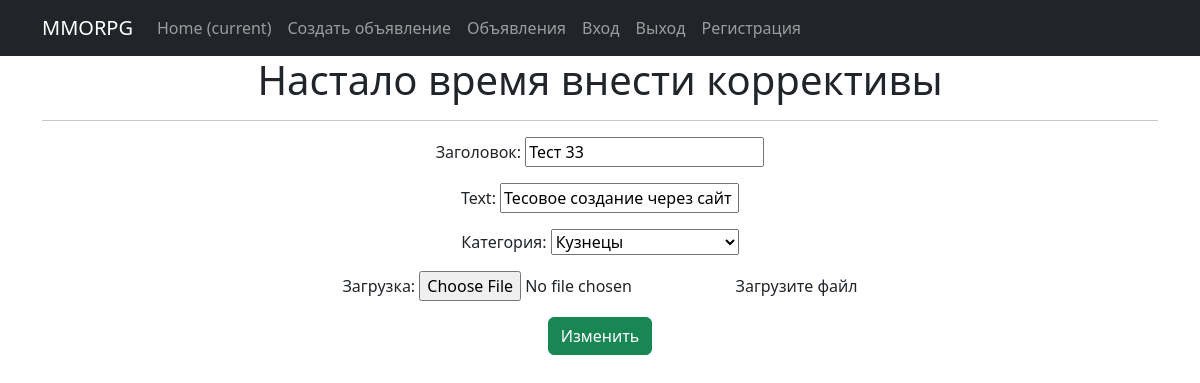
The page /announcement/18/update/ (signed in) on the database its author committed.
### board/models.py (models this page shows, shortened)
class Announcement(models.Model):  # Объявление
    author = models.ForeignKey(User, on_delete=models.CASCADE, verbose_name="Автор")
    title = models.CharField(max_length=64, verbose_name="Заголовок")
    text = models.TextField(verbose_name="Текст объявления")
    category = models.CharField(max_length=2, choices=CATEGORY_TYPE, default='TN', verbose_name="Категория")
    dateCreation = models.DateTimeField(auto_now_add=True, verbose_name="Дата публикации")
    upload = models.FileField(upload_to='uploads/', help_text="Загрузите файл", blank=True, verbose_name="Загрузка")

### board/views.py (the view)
# urls.py: path('<int:pk>/update/', AnnouncementUpdate.as_view(), name='announcement_update'),
class AnnouncementUpdate(LoginRequiredMixin, UpdateView):  # Представление для редактирования объявления.
    raise_exception = True  # Для выдачи ошибки с 403 кодом, для не авторизированных пользователей
    form_class = AnnouncementForm
    model = Announcement
    template_name = 'board/update.html'
    success_url = reverse_lazy('announcements')  # указываем место, куда перенаправить пользователя после удаления

### board/forms.py
class AnnouncementForm(forms.ModelForm):
    text = forms.CharField(min_length=16,)
    class Meta:
        model = Announcement
        fields = ['title', 'text', 'category', 'upload', ]

### board/templates/board/update.html (shortened to what this page needs)
{% extends 'board/default.html' %}
{% block content %}
    <h1>Настало время внести коррективы</h1>
    <hr>
    <form action="" method="post">
      {{ form.as_p}}
        <button type="submit" class="btn btn-success">Изменить</button>
    </form>
{% endblock content %}

### rows shown on the page
Announcement: title "Тест 33", text "Тесовое создание через сайт", category "Кузнецы"
